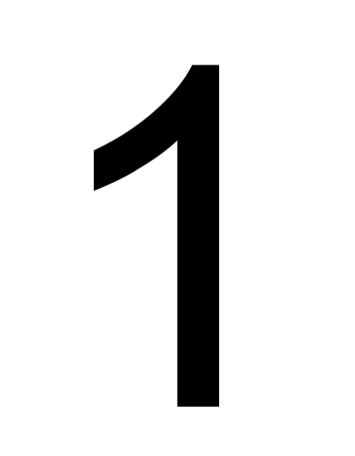
%> input picture database_digits/1.png, 355 x 456 px
$ octave ocr_main.m   (GNU Octave 9; MATLAB toolbox functions it lacks are replaced by stand-ins)
%> lines starting %> are read from the running program, lines starting %| are printed output that depends on the picture; in (x1, y1, x2, y2) boxes, pixels count from 0 and x2, y2 are one past the last pixel; in counts of white or black regions, pixels touching at a corner belong together; the program's own positions count from 1
### load_HOG_database.m
function [ PMF_HOG_Database ] = load_PMF_HOG_Database(bins)
%> called with bins = 36
%LOAD_PMF_HOG_Database Summary of this function goes here
%   Detailed explanation goes here

digit_1 = imread('database_digits/1.png');
%> digit_1 is the input picture: size 456x355x3 uint8; min 0, max 255, mean 226.8
digit_1_gray = im2bw(rgb2gray(digit_1),.784);
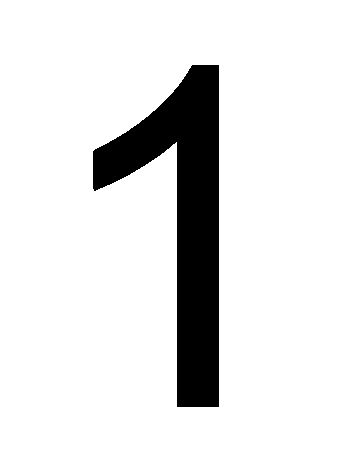
%> digit_1_gray: size 456x355 logical; 88.9% white; 1 black region, box (x1, y1, x2, y2) and area: (93, 65, 219, 407) 18049
digit_1_gray = digit_1_gray .* 255;

digit_2 = imread('database_digits/2.png');
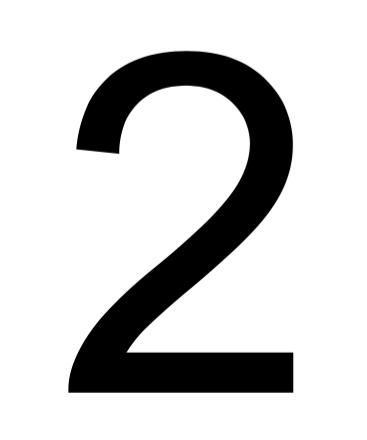
%> input picture database_digits/2.png, 367 x 440 px
%> digit_2 is the input picture: size 440x367x3 uint8; min 0, max 255, mean 207.1
digit_2_gray = im2bw(rgb2gray(digit_2),.784) ;
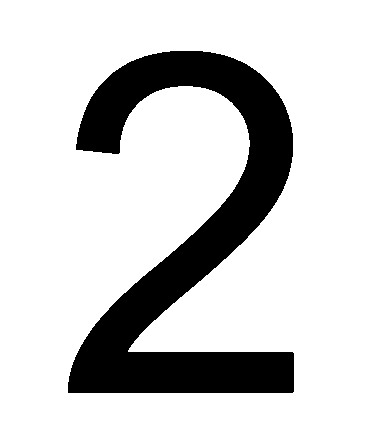
%> digit_2_gray: size 440x367 logical; 80.9% white; 1 black region, box (x1, y1, x2, y2) and area: (68, 51, 294, 393) 30908
digit_2_gray = digit_2_gray .* 255;

digit_3 = imread('database_digits/3.png');
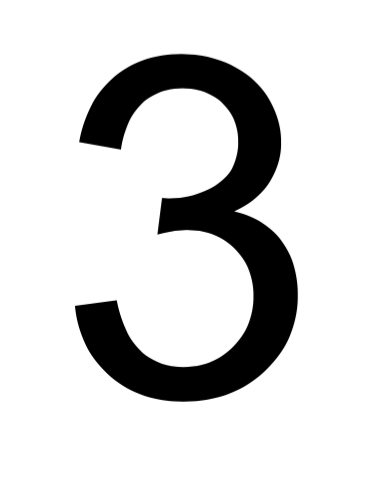
%> input picture database_digits/3.png, 391 x 478 px
%> digit_3 is the input picture: size 478x391x3 uint8; min 0, max 255, mean 215.4
digit_3_gray = im2bw(rgb2gray(digit_3),.784);
%> digit_3_gray: size 478x391 logical; 84.2% white; 1 black region, box (x1, y1, x2, y2) and area: (75, 54, 298, 402) 29498
digit_3_gray = digit_3_gray .* 255;

digit_4 = imread('database_digits/4.png');
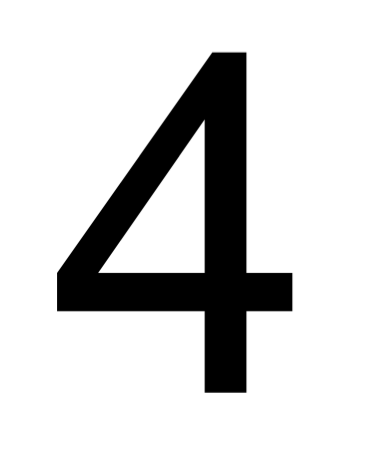
%> input picture database_digits/4.png, 379 x 454 px
%> digit_4 is the input picture: size 454x379x3 uint8; min 0, max 255, mean 212.2
digit_4_gray = im2bw(rgb2gray(digit_4),.784);
%> digit_4_gray: size 454x379 logical; 82.8% white; 1 black region, box (x1, y1, x2, y2) and area: (57, 52, 293, 393) 29539
digit_4_gray = digit_4_gray .* 255;

digit_5 = imread('database_digits/5.png');
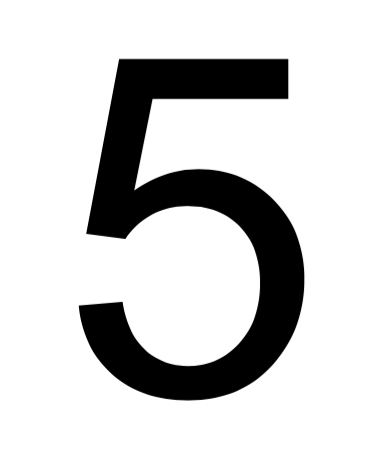
%> input picture database_digits/5.png, 385 x 452 px
%> digit_5 is the input picture: size 452x385x3 uint8; min 0, max 255, mean 207.9
digit_5_gray = im2bw(rgb2gray(digit_5),.784);
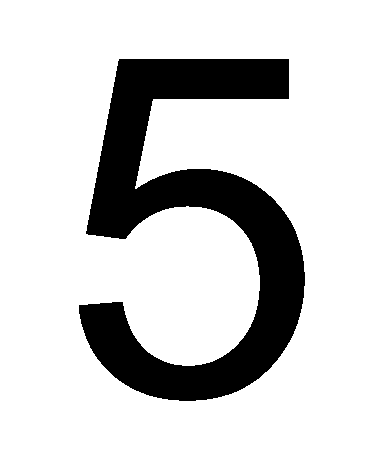
%> digit_5_gray: size 452x385 logical; 81.3% white; 1 black region, box (x1, y1, x2, y2) and area: (79, 59, 305, 401) 32599
digit_5_gray = digit_5_gray .* 255;

%> the run ends on the next line
digit_6 = imread('database_digits/6.png');
digit_6_gray = im2bw(rgb2gray(digit_6),.784);
digit_6_gray = digit_6_gray .* 255;

digit_7 = imread('database_digits/7.png');
digit_7_gray = im2bw(rgb2gray(digit_7),.784);
digit_7_gray = digit_7_gray .* 255;

digit_8 = imread('database_digits/8.png');
digit_8_gray = im2bw(rgb2gray(digit_8),.784);
digit_8_gray = digit_8_gray .* 255;

digit_9 = imread('database_digits/9.png');
digit_9_gray = im2bw(rgb2gray(digit_9),.784);
digit_9_gray = digit_9_gray .* 255;

PMF_HOG_Database = zeros(9,bins);
% fill the HOGS for our no shadow images

PMF_HOG_Database(1,:) = generate_pmf(generate_HOG(digit_1_gray,bins));
PMF_HOG_Database(2,:) = generate_pmf(generate_HOG(digit_2_gray,bins));
PMF_HOG_Database(3,:) = generate_pmf(generate_HOG(digit_3_gray,bins));
PMF_HOG_Database(4,:) = generate_pmf(generate_HOG(digit_4_gray,bins));
PMF_HOG_Database(5,:) = generate_pmf(generate_HOG(digit_5_gray,bins));
PMF_HOG_Database(6,:) = generate_pmf(generate_HOG(digit_6_gray,bins));
PMF_HOG_Database(7,:) = generate_pmf(generate_HOG(digit_7_gray,bins));
PMF_HOG_Database(8,:) = generate_pmf(generate_HOG(digit_8_gray,bins));
PMF_HOG_Database(9,:) = generate_pmf(generate_HOG(digit_9_gray,bins));


end

### ocr_main.m
% calculate number of bins for HOG
nbins = 360/10;
% Load database of 1 - 9 HOG from file or do in memory
[HOG_Database] = load_HOG_database(nbins);
